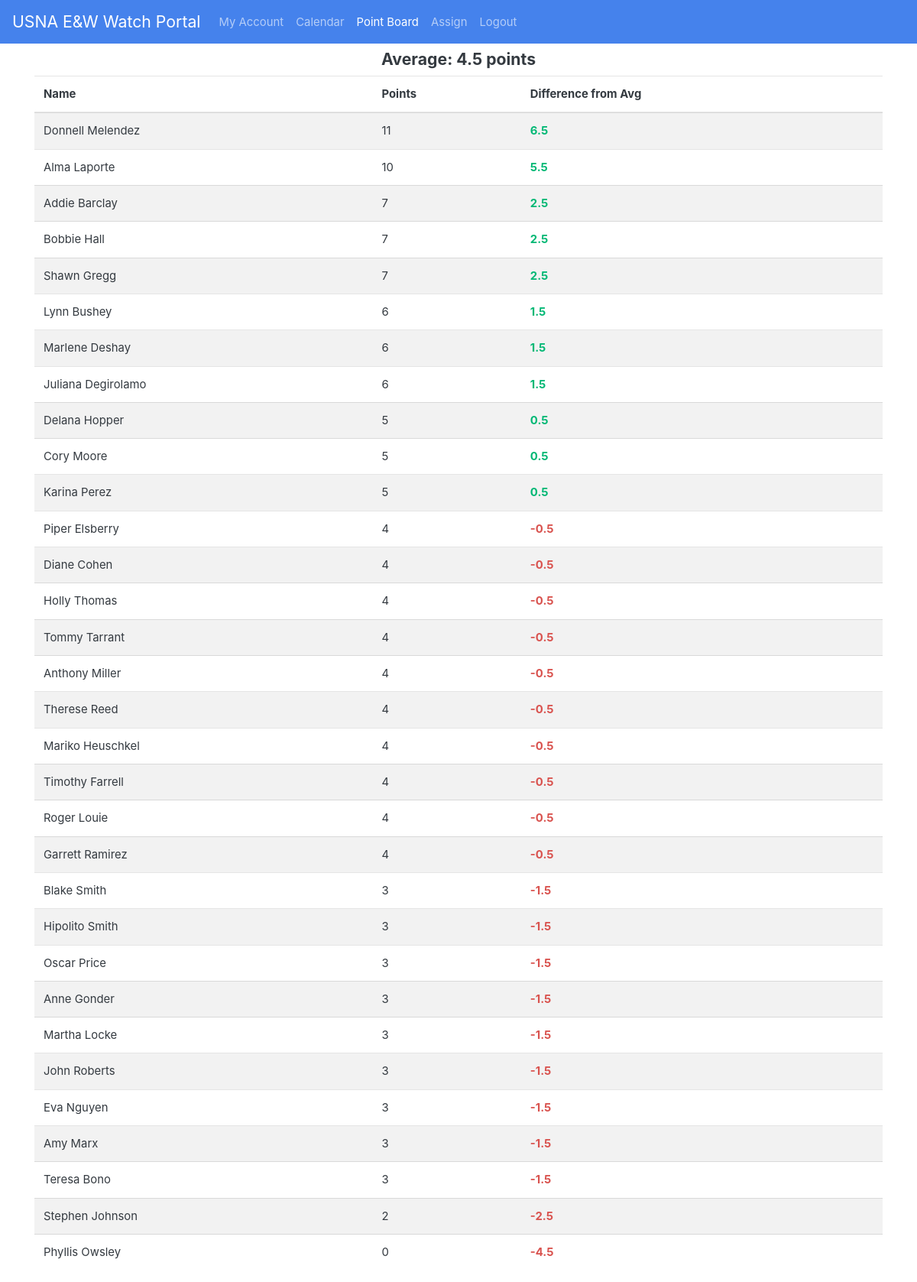
The page /points (signed in) on the database its author committed.
### app.py (models this page shows, shortened)
class User(UserMixin, db.Model):
    __tablename__ = 'Users'
    id = db.Column(db.Integer, primary_key=True)
    active = db.Column(db.Boolean, default=True)
    first = db.Column(db.String(128))
    last = db.Column(db.String(128))
    email = db.Column(db.String(64), index=True, unique=True)
    password_hash = db.Column(db.String(128))
    created = db.Column(db.DateTime, index=False,
                        unique=False, default=date.today())
    phone = db.Column(db.Integer)
    qualified = db.Column(db.Boolean, index=True, unique=False, default=False)
    data = db.Column(db.String(32768), index=False, unique=False)
    points = db.Column(db.Integer, index=True, unique=False, default=0)
    department = db.Column(db.String(128))
    def __repr__(self):
        return f"{self.first} {self.last}"

### app.py (the view)
@app.route('/points', methods=["GET"])
@login_required
def points():
    users = User.query.all()
    average =0
    for u in users:
        average+=u.points
    average = average/len(users)
    users.sort(reverse=True,key=lambda x: x.points)
    return render_template('points.html', users=users,average=average)

### app.py (called while the page is built)
@login.user_loader
def load_user(id=1):
    return User.query.get(int(id))

### templates/points.html (shortened to what this page needs)
{%extends "base.html"%}
{%block content%}
<div class="container">
    <h5 class="text-center">Average: {{average|round(1)}} points</h5>
    <table class="table table-striped table-hover">
        <thead>
            <tr>
                <th scope="col">Name</th>
                <th scope="col">Points</th>
                <th scope="col">Difference from Avg</th>
            </tr>
        </thead>
        <tbody>
            {%for u in users%}
            <tr>
                <td>{{u}}</td>
                <td>{{u.points}}</td>
                <td class='average'><strong>{{(u.points-average)|round(1)}}</strong></td>
            </tr>
            {%endfor%}
        </tbody>
    </table>
</div>
{%endblock%}

### rows shown on the page
User: first+last "Donnell Melendez", points "11", (u.points-average)|round(1) "6.5"
User: first+last "Alma Laporte", points "10", (u.points-average)|round(1) "5.5"
User: first+last "Addie Barclay", points "7", (u.points-average)|round(1) "2.5"
User: first+last "Bobbie Hall", points "7", (u.points-average)|round(1) "2.5"
User: first+last "Shawn Gregg", points "7", (u.points-average)|round(1) "2.5"
User: first+last "Lynn Bushey", points "6", (u.points-average)|round(1) "1.5"
User: first+last "Marlene Deshay", points "6", (u.points-average)|round(1) "1.5"
User: first+last "Juliana Degirolamo", points "6", (u.points-average)|round(1) "1.5"
User: first+last "Delana Hopper", points "5", (u.points-average)|round(1) "0.5"
User: first+last "Cory Moore", points "5", (u.points-average)|round(1) "0.5"
User: first+last "Karina Perez", points "5", (u.points-average)|round(1) "0.5"
User: first+last "Piper Elsberry", points "4", (u.points-average)|round(1) "-0.5"
User: first+last "Diane Cohen", points "4", (u.points-average)|round(1) "-0.5"
User: first+last "Holly Thomas", points "4", (u.points-average)|round(1) "-0.5"
User: first+last "Tommy Tarrant", points "4", (u.points-average)|round(1) "-0.5"
User: first+last "Anthony Miller", points "4", (u.points-average)|round(1) "-0.5"
User: first+last "Therese Reed", points "4", (u.points-average)|round(1) "-0.5"
User: first+last "Mariko Heuschkel", points "4", (u.points-average)|round(1) "-0.5"
User: first+last "Timothy Farrell", points "4", (u.points-average)|round(1) "-0.5"
User: first+last "Roger Louie", points "4", (u.points-average)|round(1) "-0.5"
User: first+last "Garrett Ramirez", points "4", (u.points-average)|round(1) "-0.5"
User: first+last "Blake Smith", points "3", (u.points-average)|round(1) "-1.5"
User: first+last "Hipolito Smith", points "3", (u.points-average)|round(1) "-1.5"
User: first+last "Oscar Price", points "3", (u.points-average)|round(1) "-1.5"
User: first+last "Anne Gonder", points "3", (u.points-average)|round(1) "-1.5"
User: first+last "Martha Locke", points "3", (u.points-average)|round(1) "-1.5"
User: first+last "John Roberts", points "3", (u.points-average)|round(1) "-1.5"
User: first+last "Eva Nguyen", points "3", (u.points-average)|round(1) "-1.5"
User: first+last "Amy Marx", points "3", (u.points-average)|round(1) "-1.5"
User: first+last "Teresa Bono", points "3", (u.points-average)|round(1) "-1.5"
User: first+last "Stephen Johnson", points "2", (u.points-average)|round(1) "-2.5"
User: first+last "Phyllis Owsley", points "0", (u.points-average)|round(1) "-4.5"

### other values the page prints
{{ average|round(1) }} "4.5"
